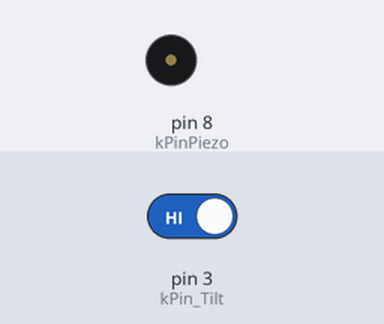
Simulated run of this sketch. Board: Arduino Uno, built with avr-gcc and run on an emulated ATmega328P. Parts: buzzer (waves = sounding). The test bench sets the inputs (shaded band); at power-on: pin 3 (kPin_Tilt) HIGH.

Above: at 1.2 s.
1.3 s: pin 3 (kPin_Tilt) driven LOW
At 2.0 s:
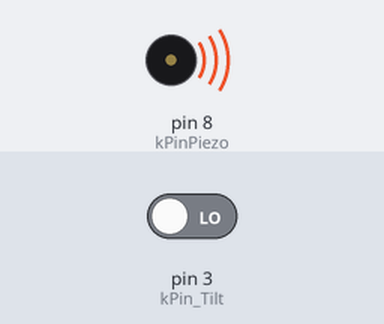
4.3 s: pin 3 (kPin_Tilt) driven HIGH
Timing chart, 0 to 7.3 s (numbered marks = the images above; inputs shaded):
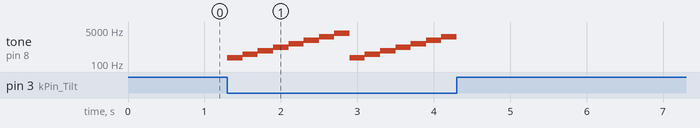

Measured:
- after the input at 1.3 s, tone on pin 8 (kPinPiezo): plays 200 Hz for 0.20 s, 300 Hz for 0.20 s, 450 Hz for 0.20 s, 675 Hz for 0.20 s, 1012 Hz for 0.20 s, 1518 Hz for 0.20 s … (15 notes in this stretch), starting at once

The sketch:

7_2_sketch.ino
```cpp
const int kPin_Tilt = 3;
const int kPinPiezo = 8;

void setup()
{
pinMode(kPin_Tilt, INPUT);
  digitalWrite(kPin_Tilt, HIGH);
pinMode(kPinPiezo, OUTPUT);
}

void loop()
{
  if(digitalRead(kPin_Tilt) == LOW) {
  	alarmSound();
  }
}

void alarmSound() {
  for (float f = 200; f < 4400; f = 1.5*f) {
    if (digitalRead(kPin_Tilt) == HIGH) {
    	break;
    }
  	tone(kPinPiezo, f);
    delay(200);
  }
  noTone(kPinPiezo);
}
```
